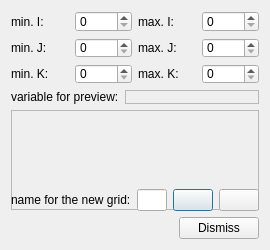
<?xml version="1.0" encoding="UTF-8"?>
<ui version="4.0">
 <class>SubgridDialog</class>
 <widget class="QDialog" name="SubgridDialog">
  <property name="geometry">
   <rect>
    <x>0</x>
    <y>0</y>
    <width>270</width>
    <height>250</height>
   </rect>
  </property>
  <property name="minimumSize">
   <size>
    <width>0</width>
    <height>250</height>
   </size>
  </property>
  <property name="windowTitle">
   <string>Dialog</string>
  </property>
  <layout class="QVBoxLayout" name="verticalLayout">
   <item>
    <layout class="QGridLayout" name="gridLayout">
     <item row="0" column="0">
      <widget class="QLabel" name="label">
       <property name="text">
        <string>min. I:</string>
       </property>
      </widget>
     </item>
     <item row="0" column="1">
      <widget class="QSpinBox" name="spinMinI">
       <property name="sizePolicy">
        <sizepolicy hsizetype="Minimum" vsizetype="Fixed">
         <horstretch>0</horstretch>
         <verstretch>0</verstretch>
        </sizepolicy>
       </property>
      </widget>
     </item>
     <item row="0" column="2">
      <widget class="QLabel" name="label_4">
       <property name="text">
        <string>max. I:</string>
       </property>
      </widget>
     </item>
     <item row="0" column="3">
      <widget class="QSpinBox" name="spinMaxI">
       <property name="sizePolicy">
        <sizepolicy hsizetype="Minimum" vsizetype="Fixed">
         <horstretch>0</horstretch>
         <verstretch>0</verstretch>
        </sizepolicy>
       </property>
      </widget>
     </item>
     <item row="1" column="0">
      <widget class="QLabel" name="label_2">
       <property name="text">
        <string>min. J:</string>
       </property>
      </widget>
     </item>
     <item row="1" column="1">
      <widget class="QSpinBox" name="spinMinJ"/>
     </item>
     <item row="1" column="2">
      <widget class="QLabel" name="label_5">
       <property name="text">
        <string>max. J:</string>
       </property>
      </widget>
     </item>
     <item row="1" column="3">
      <widget class="QSpinBox" name="spinMaxJ"/>
     </item>
     <item row="2" column="0">
      <widget class="QLabel" name="label_3">
       <property name="text">
        <string>min. K:</string>
       </property>
      </widget>
     </item>
     <item row="2" column="1">
      <widget class="QSpinBox" name="spinMinK"/>
     </item>
     <item row="2" column="2">
      <widget class="QLabel" name="label_6">
       <property name="text">
        <string>max. K:</string>
       </property>
      </widget>
     </item>
     <item row="2" column="3">
      <widget class="QSpinBox" name="spinMaxK"/>
     </item>
    </layout>
   </item>
   <item>
    <layout class="QHBoxLayout" name="horizontalLayout_4">
     <item>
      <widget class="QLabel" name="label_8">
       <property name="text">
        <string>variable for preview:</string>
       </property>
      </widget>
     </item>
     <item>
      <widget class="QFrame" name="frmCmbVariable">
       <property name="sizePolicy">
        <sizepolicy hsizetype="Expanding" vsizetype="Preferred">
         <horstretch>0</horstretch>
         <verstretch>0</verstretch>
        </sizepolicy>
       </property>
       <property name="frameShape">
        <enum>QFrame::StyledPanel</enum>
       </property>
       <property name="frameShadow">
        <enum>QFrame::Raised</enum>
       </property>
       <layout class="QHBoxLayout" name="horizontalLayout_3">
        <property name="spacing">
         <number>0</number>
        </property>
        <property name="leftMargin">
         <number>0</number>
        </property>
        <property name="topMargin">
         <number>0</number>
        </property>
        <property name="rightMargin">
         <number>0</number>
        </property>
        <property name="bottomMargin">
         <number>0</number>
        </property>
       </layout>
      </widget>
     </item>
    </layout>
   </item>
   <item>
    <widget class="QFrame" name="frmDisplay">
     <property name="sizePolicy">
      <sizepolicy hsizetype="Preferred" vsizetype="Expanding">
       <horstretch>0</horstretch>
       <verstretch>0</verstretch>
      </sizepolicy>
     </property>
     <property name="minimumSize">
      <size>
       <width>0</width>
       <height>100</height>
      </size>
     </property>
     <property name="frameShape">
      <enum>QFrame::StyledPanel</enum>
     </property>
     <property name="frameShadow">
      <enum>QFrame::Raised</enum>
     </property>
     <layout class="QVBoxLayout" name="verticalLayout_2"/>
    </widget>
   </item>
   <item>
    <layout class="QHBoxLayout" name="horizontalLayout_2">
     <item>
      <widget class="QLabel" name="label_7">
       <property name="text">
        <string>name for the new grid:</string>
       </property>
      </widget>
     </item>
     <item>
      <widget class="QLineEdit" name="txtGridName"/>
     </item>
     <item>
      <widget class="QPushButton" name="btnPreview">
       <property name="toolTip">
        <string>preview</string>
       </property>
       <property name="text">
        <string/>
       </property>
       <property name="icon">
        <iconset resource="../imagejockey/ijresources.qrc">
         <normaloff>:/ijicons32/ijpreview32</normaloff>:/ijicons32/ijpreview32</iconset>
       </property>
      </widget>
     </item>
     <item>
      <widget class="QPushButton" name="btnSave">
       <property name="toolTip">
        <string>save subgrid file</string>
       </property>
       <property name="text">
        <string/>
       </property>
       <property name="icon">
        <iconset resource="../resources.qrc">
         <normaloff>:/icons32/save32</normaloff>:/icons32/save32</iconset>
       </property>
      </widget>
     </item>
    </layout>
   </item>
   <item>
    <layout class="QHBoxLayout" name="horizontalLayout">
     <item>
      <spacer name="horizontalSpacer">
       <property name="orientation">
        <enum>Qt::Horizontal</enum>
       </property>
       <property name="sizeHint" stdset="0">
        <size>
         <width>40</width>
         <height>20</height>
        </size>
       </property>
      </spacer>
     </item>
     <item>
      <widget class="QPushButton" name="btnDismiss">
       <property name="text">
        <string>Dismiss</string>
       </property>
      </widget>
     </item>
    </layout>
   </item>
  </layout>
 </widget>
 <resources>
  <include location="../resources.qrc"/>
  <include location="../imagejockey/ijresources.qrc"/>
 </resources>
 <connections>
  <connection>
   <sender>btnDismiss</sender>
   <signal>clicked()</signal>
   <receiver>SubgridDialog</receiver>
   <slot>reject()</slot>
   <hints>
    <hint type="sourcelabel">
     <x>308</x>
     <y>154</y>
    </hint>
    <hint type="destinationlabel">
     <x>274</x>
     <y>173</y>
    </hint>
   </hints>
  </connection>
  <connection>
   <sender>btnSave</sender>
   <signal>clicked()</signal>
   <receiver>SubgridDialog</receiver>
   <slot>onSave()</slot>
   <hints>
    <hint type="sourcelabel">
     <x>334</x>
     <y>96</y>
    </hint>
    <hint type="destinationlabel">
     <x>342</x>
     <y>120</y>
    </hint>
   </hints>
  </connection>
  <connection>
   <sender>btnPreview</sender>
   <signal>clicked()</signal>
   <receiver>SubgridDialog</receiver>
   <slot>onPreview()</slot>
   <hints>
    <hint type="sourcelabel">
     <x>294</x>
     <y>99</y>
    </hint>
    <hint type="destinationlabel">
     <x>279</x>
     <y>123</y>
    </hint>
   </hints>
  </connection>
 </connections>
 <slots>
  <slot>onSave()</slot>
  <slot>onPreview()</slot>
 </slots>
</ui>
